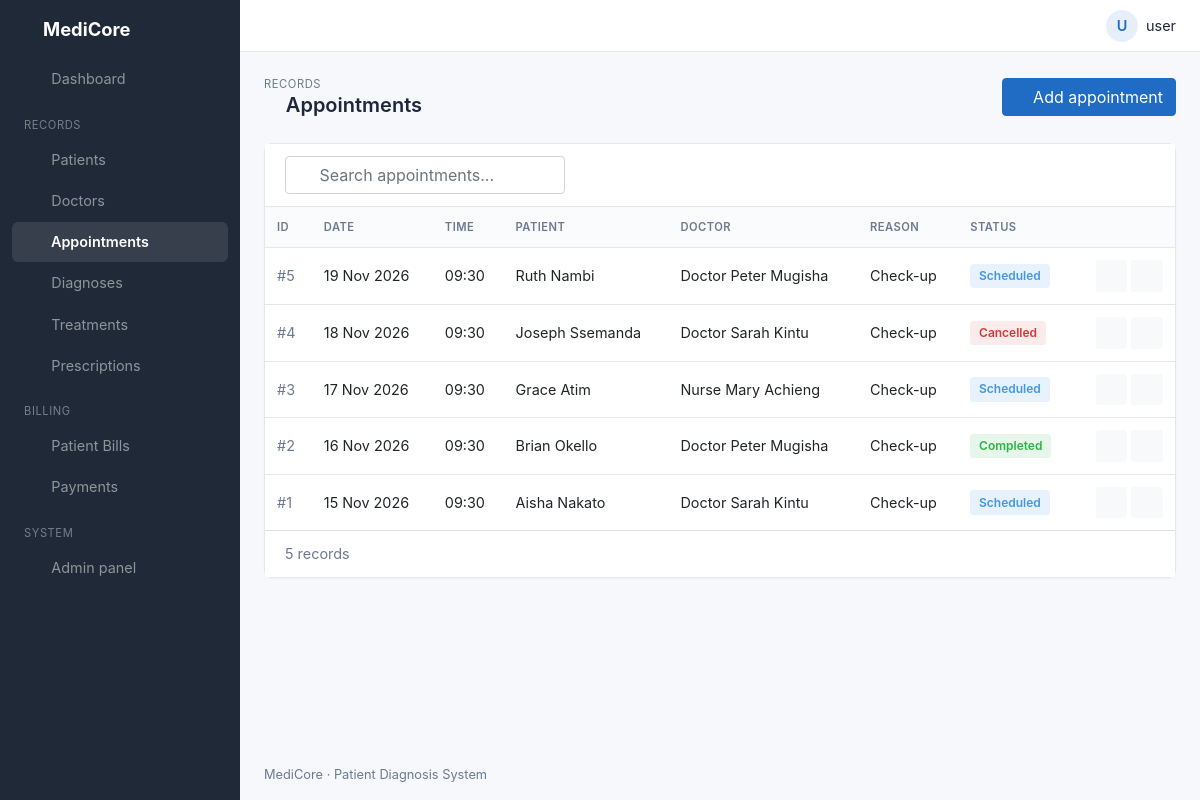
The page /appointments/ (signed in) on the database its author committed.
### clinic/models.py (models this page shows, shortened)
class Appointment(models.Model):
    STATUS = [("Scheduled", "Scheduled"), ("Completed", "Completed"), ("Cancelled", "Cancelled")]
    appointment_id = models.AutoField(primary_key=True)
    patient = models.ForeignKey(Patient, on_delete=models.CASCADE)
    doctor = models.ForeignKey(Doctor, on_delete=models.PROTECT)
    date = models.DateField()
    time = models.TimeField()
    reason = models.CharField(max_length=255)
    status = models.CharField(max_length=10, choices=STATUS, default="Scheduled")

class Patient(models.Model):
    GENDER = [("Male", "Male"), ("Female", "Female")]
    patient_id = models.AutoField(primary_key=True)
    name = models.CharField(max_length=150)
    date_of_birth = models.DateField()
    contact = models.CharField(max_length=20)
    gender = models.CharField(max_length=10, choices=GENDER)
    age = models.PositiveIntegerField()
    weight = models.DecimalField(max_digits=5, decimal_places=1, help_text="kg")
    address = models.CharField(max_length=255)
    def __str__(self):
        return self.name

class Doctor(models.Model):
    GENDER = [("Male", "Male"), ("Female", "Female")]
    DESIGNATION = [("Doctor", "Doctor"), ("Nurse", "Nurse")]
    doctor_id = models.AutoField(primary_key=True)
    first_name = models.CharField(max_length=80)
    last_name = models.CharField(max_length=80)
    gender = models.CharField(max_length=10, choices=GENDER)
    designation = models.CharField(max_length=20, choices=DESIGNATION)
    contact = models.CharField(max_length=20)
    address = models.CharField(max_length=255)
    age = models.PositiveIntegerField()
    def __str__(self):
        return f"{self.designation} {self.first_name} {self.last_name}"

### clinic/views.py (the view)
# urls.py: path('appointments/', appointments, name='appointments'),
@login_required
def appointments(request):
    return show_list(request, Appointment, "appointments.html", ["patient__name", "reason", "status"])

### clinic/views.py (called while the page is built)
def show_list(request, model, template, search_fields):
    items = model.objects.all().order_by("-pk")
    q = request.GET.get("q", "").strip()
    if q:
        condition = Q()
        for field in search_fields:
            condition |= Q(**{f"{field}__icontains": q})
        items = items.filter(condition)
    return render(request, template, {"items": items, "q": q})

### templates/appointments.html (shortened to what this page needs)
{% extends 'base.html' %}
{% load static %}
{% load crispy_forms_tags %}
{% block pretitle %}Records{% endblock %}
{% block heading %}<i class="ti ti-calendar-event"></i> Appointments{% endblock %}
{% block actions %}<a href="{% url 'add_appointment' %}" class="btn btn-primary"><i class="ti ti-plus"></i> Add appointment</a>{% endblock %}
{% block content %}
<div class="card">
  <div class="card-header">
    <form method="get" class="search flex-fill">
      <i class="ti ti-search"></i>
      <input type="text" name="q" value="{{ q }}" class="form-control" placeholder="Search appointments...">
    </form>
  </div>
  <div class="table-responsive">
    <table class="table table-hover">
      <thead><tr><th>ID</th><th>Date</th><th>Time</th><th>Patient</th><th>Doctor</th><th>Reason</th><th>Status</th><th></th></tr></thead>
      <tbody>
      {% for x in items %}
        <tr>
          <td><span class="text-id">#{{ x.appointment_id }}</span></td>
          <td>{{ x.date|date:"d M Y" }}</td>
          <td>{{ x.time|time:"H:i" }}</td>
          <td>{{ x.patient }}</td>
          <td>{{ x.doctor }}</td>
          <td>{{ x.reason|truncatechars:30 }}</td>
          <td><span class="status status-{{ x.status|lower }}">{{ x.status }}</span></td>
          <td class="text-right text-nowrap">
            <a href="{% url 'edit_appointment' x.pk %}" class="btn btn-sm btn-light btn-icon" title="Edit"><i class="ti ti-edit"></i></a>
            <a href="{% url 'delete_appointment' x.pk %}" class="btn btn-sm btn-light btn-icon text-danger" title="Delete"><i class="ti ti-trash"></i></a>
          </td>
        </tr>
      {% empty %}
        <tr><td colspan="8" class="text-muted">No appointments yet.</td></tr>
      {% endfor %}
      </tbody>
    </table>
  </div>
  <div class="card-footer">{{ items|length }} record{{ items|length|pluralize }}</div>
</div>
{% endblock %}

### templates/base.html (shortened to what this page needs)
{% load static %}
{% load crispy_forms_tags %}
<!DOCTYPE html>
<html lang="en">
<head>
  <link rel="stylesheet" href="{% static 'css/bootstrap.min.css' %}">
  <link rel="stylesheet" href="{% static 'css/tabler-icons.min.css' %}">
  <link rel="stylesheet" href="{% static 'css/style.css' %}">
</head>
<body>
<aside class="sidebar navbar navbar-dark navbar-expand-lg">
  <a class="navbar-brand" href="{% url 'Home' %}"><i class="ti ti-heartbeat"></i> MediCore</a>
  <div class="collapse navbar-collapse" id="menu">
    <ul class="navbar-nav">
      <li class="nav-item"><a class="nav-link {% if request.path == '/' %}active{% endif %}" href="{% url 'Home' %}"><i class="ti ti-layout-dashboard"></i> Dashboard</a></li>
      <li class="nav-heading">Records</li>
      <li class="nav-item"><a class="nav-link {% if '/patients/' in request.path %}active{% endif %}" href="{% url 'patients' %}"><i class="ti ti-user-heart"></i> Patients</a></li>
      <li class="nav-item"><a class="nav-link {% if '/doctors/' in request.path %}active{% endif %}" href="{% url 'doctors' %}"><i class="ti ti-stethoscope"></i> Doctors</a></li>
      <li class="nav-item"><a class="nav-link {% if '/appointments/' in request.path %}active{% endif %}" href="{% url 'appointments' %}"><i class="ti ti-calendar-event"></i> Appointments</a></li>
      <li class="nav-item"><a class="nav-link {% if '/diagnoses/' in request.path %}active{% endif %}" href="{% url 'diagnoses' %}"><i class="ti ti-clipboard-heart"></i> Diagnoses</a></li>
      <li class="nav-item"><a class="nav-link {% if '/treatments/' in request.path %}active{% endif %}" href="{% url 'treatments' %}"><i class="ti ti-bed"></i> Treatments</a></li>
      <li class="nav-item"><a class="nav-link {% if '/prescriptions/' in request.path %}active{% endif %}" href="{% url 'prescriptions' %}"><i class="ti ti-pill"></i> Prescriptions</a></li>
      <li class="nav-heading">Billing</li>
      <li class="nav-item"><a class="nav-link {% if '/bills/' in request.path %}active{% endif %}" href="{% url 'bills' %}"><i class="ti ti-file-invoice"></i> Patient Bills</a></li>
      <li class="nav-item"><a class="nav-link {% if '/payments/' in request.path %}active{% endif %}" href="{% url 'payments' %}"><i class="ti ti-cash"></i> Payments</a></li>
      <li class="nav-heading">System</li>
      <li class="nav-item"><a class="nav-link" href="/admin/"><i class="ti ti-settings"></i> Admin panel</a></li>
    </ul>
  </div>
</aside>
<div class="page-wrapper">
  <header class="topbar">
    <div class="dropdown ml-auto">
      <a href="#" class="user-menu" data-toggle="dropdown">
        <span class="avatar">{{ user.username|slice:":1"|upper }}</span>
        <span class="d-none d-md-inline">{{ user.username }}</span>
      </a>
    </div>
  </header>
  <div class="page-header">
    <div>
      <div class="page-pretitle">{% block pretitle %}MediCore{% endblock %}</div>
      <h2 class="page-title">{% block heading %}{% endblock %}</h2>
    </div>
    <div>{% block actions %}{% endblock %}</div>
  </div>
  <main class="page-body">
    {% block content %}{% endblock %}
  </main>
  <footer class="footer">MediCore &middot; Patient Diagnosis System</footer>
</div>
</body>
</html>

### static/css/style.css (style rules this page uses)
:root { --primary: #206bc4; --sidebar: #1f2937; --bg: #f6f8fb; --border: #e6e7e9; --muted: #6c7a91; }
body { background: var(--bg); color: #1d273b; font-size: .9rem; }
a { color: var(--primary); }
.btn-primary { background: var(--primary); border-color: var(--primary); }
.ti { font-size: 1.1rem; vertical-align: -2px; }
.sidebar { background: var(--sidebar); padding: 0; align-items: flex-start; }
.sidebar .navbar-brand { font-weight: 700; padding: 1rem 1.25rem; font-size: 1.15rem; }
.sidebar .navbar-brand .ti { color: #4dabf7; font-size: 1.5rem; }
.sidebar .navbar-nav { width: 100%; padding: 0 .75rem 1rem; }
.sidebar .nav-link { color: rgba(255,255,255,.7); border-radius: 6px; padding: .55rem .75rem !important; margin-bottom: 2px; }
.sidebar .nav-link .ti { margin-right: .6rem; }
.sidebar .nav-link.active { color: #fff; background: rgba(255,255,255,.1); font-weight: 600; }
.sidebar .nav-heading { color: rgba(255,255,255,.4); text-transform: uppercase; font-size: .7rem; letter-spacing: .05em; padding: 1rem .75rem .4rem; }
@media (min-width: 992px) { .sidebar { position: fixed; top: 0; bottom: 0; left: 0; width: 15rem; flex-direction: column; overflow-y: auto; } }
@media (min-width: 992px) { .sidebar .navbar-collapse { width: 100%; align-items: flex-start; } }
@media (min-width: 992px) { .sidebar .navbar-nav { flex-direction: column; } }
@media (min-width: 992px) { .page-wrapper { margin-left: 15rem; } }
.page-wrapper { min-height: 100vh; display: flex; flex-direction: column; }
.topbar { display: flex; align-items: center; background: #fff; border-bottom: 1px solid var(--border); padding: .6rem 1.5rem; }
.user-menu { display: flex; align-items: center; color: #1d273b; text-decoration: none !important; }
.avatar { width: 2rem; height: 2rem; border-radius: 50%; background: #e7f0fa; color: var(--primary); display: inline-flex; align-items: center; justify-content: center; font-weight: 600; margin-right: .5rem; }
.page-header { display: flex; justify-content: space-between; align-items: center; padding: 1.5rem 1.5rem .5rem; flex-wrap: wrap; gap: .75rem; }
.page-pretitle { text-transform: uppercase; font-size: .7rem; color: var(--muted); letter-spacing: .05em; }
.page-title { font-size: 1.25rem; font-weight: 600; margin: 0; }
.page-title .ti { color: var(--primary); font-size: 1.35rem; }
.page-body { padding: 1rem 1.5rem; flex: 1; }
.footer { padding: 1rem 1.5rem; color: var(--muted); font-size: .8rem; }
.card { border: 1px solid var(--border); border-radius: 8px; box-shadow: 0 1px 2px rgba(0,0,0,.03); margin-bottom: 1.25rem; }
.card-header { background: #fff; border-bottom: 1px solid var(--border); display: flex; justify-content: space-between; align-items: center; }
.card-footer { background: #fff; color: var(--muted); }
.table { margin-bottom: 0; }
.table thead th { border-top: 0; border-bottom: 1px solid var(--border); background: #fafbfc; color: var(--muted); font-size: .7rem; text-transform: uppercase; letter-spacing: .04em; font-weight: 600; }
.table td { vertical-align: middle; border-top: 1px solid var(--border); }
.text-id { color: var(--muted); }
.status { display: inline-block; padding: .2rem .55rem; border-radius: 4px; font-size: .75rem; font-weight: 600; }
.status-paid, .status-completed { background: #e7f6ea; color: #2fb344; }
.status-scheduled, .status-ongoing { background: #e8f2fc; color: #4299e1; }
.status-unpaid, .status-cancelled { background: #fbebeb; color: #d63939; }
.search { position: relative; max-width: 280px; }
.search .ti { position: absolute; left: .7rem; top: .55rem; color: var(--muted); }
.search input { padding-left: 2.1rem; }
.btn-icon { padding: .25rem .5rem; }

### rows shown on the page
Appointment: appointment_id "5", date "19 Nov 2026", time "09:30", patient "Ruth Nambi", doctor "Doctor Peter Mugisha", reason "Check-up", status "Scheduled"
Appointment: appointment_id "4", date "18 Nov 2026", time "09:30", patient "Joseph Ssemanda", doctor "Doctor Sarah Kintu", reason "Check-up", status "Cancelled"
Appointment: appointment_id "3", date "17 Nov 2026", time "09:30", patient "Grace Atim", doctor "Nurse Mary Achieng", reason "Check-up", status "Scheduled"
Appointment: appointment_id "2", date "16 Nov 2026", time "09:30", patient "Brian Okello", doctor "Doctor Peter Mugisha", reason "Check-up", status "Completed"
Appointment: appointment_id "1", date "15 Nov 2026", time "09:30", patient "Aisha Nakato", doctor "Doctor Sarah Kintu", reason "Check-up", status "Scheduled"

### other values the page prints
{{ user.username|slice:":1"|upper }} "U"
{{ user.username }} "user"
{{ items|length }} "5"
